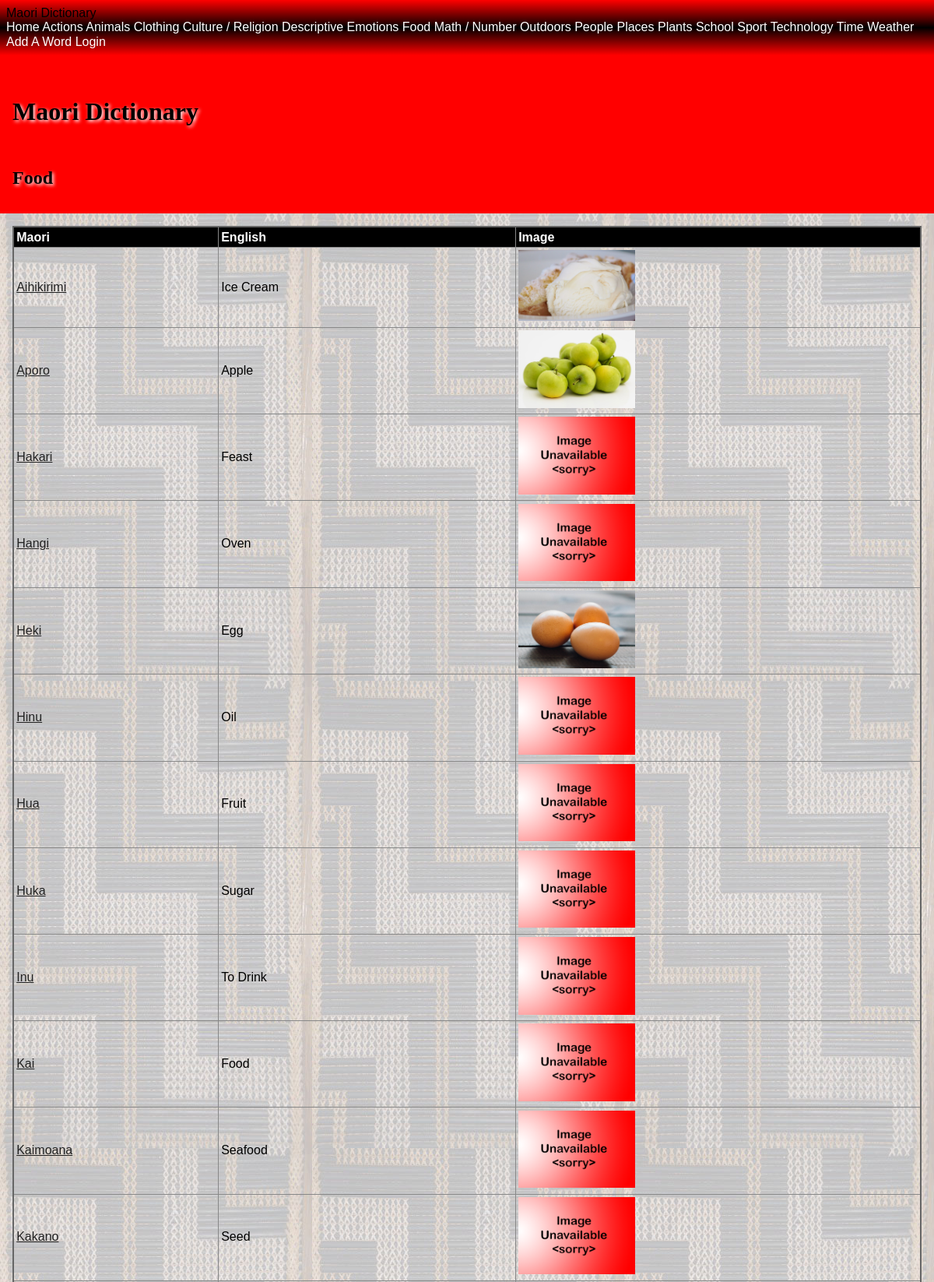
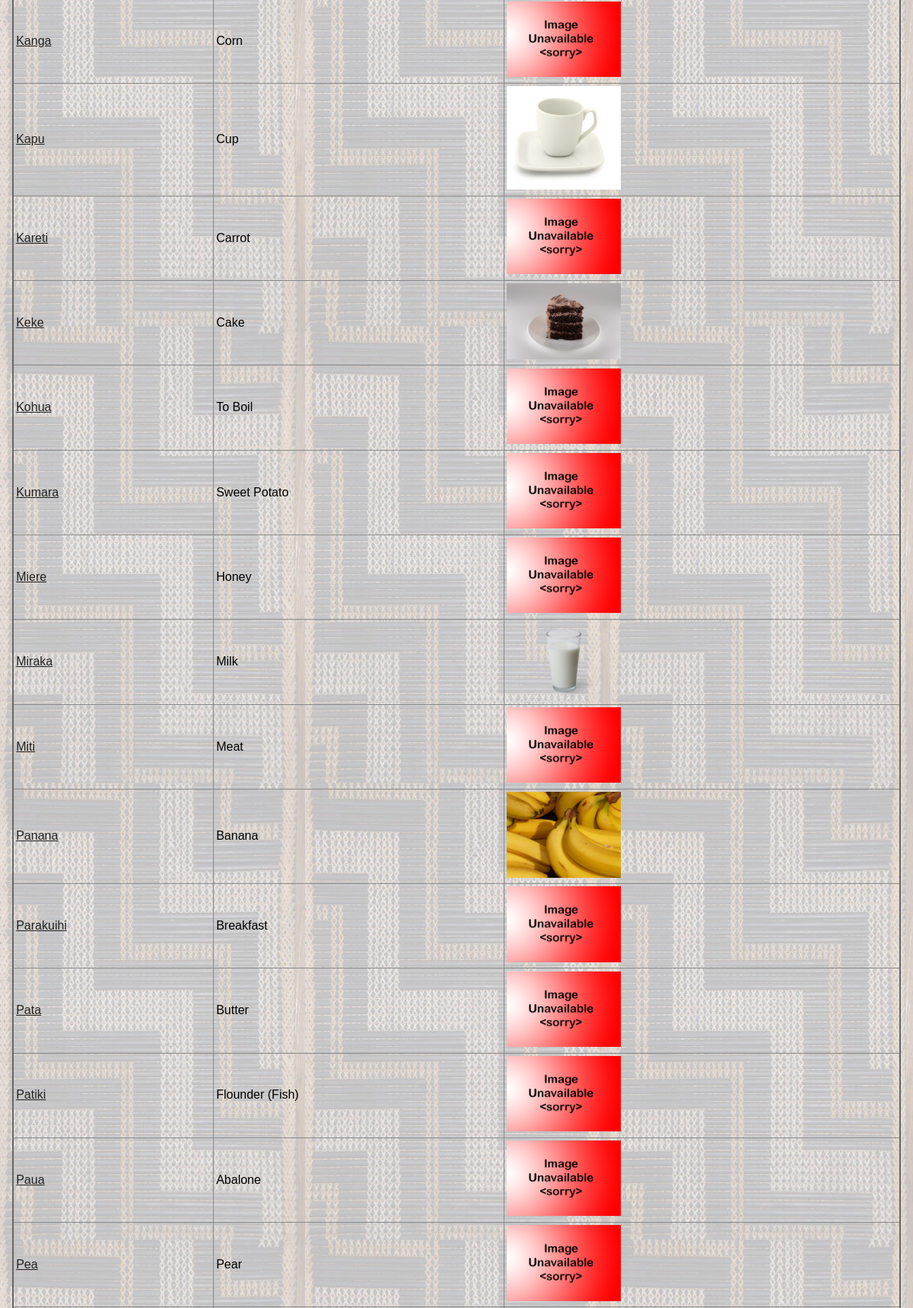
/category/food (upper part), run on the app's committed database (2 pictures, top to bottom).
### tables this page shows
CREATE TABLE "maori_words"
(
    id             integer      not null
        primary key autoincrement,
    english_name   varchar(60)  not null,
    created_by     integer      not null
        references people
            on update restrict on delete restrict,
    created_at     datetime     not null,
    maori_name     varchar(60)  not null,
    category       varchar(60)  not null,
    level          integer      not null,
    definition     varchar(200) not null,
    image_filename varchar(60)
);

### app.py (the view)
@app.route('/category/<category_name>')
def site_category(category_name):
    category_name = category_name.replace("|", "/")
    query = "SELECT maori_name, english_name, definition, level, created_by, created_at, image_filename \
            FROM maori_words WHERE lower(category) = ?"
    con = create_connection(DATABASE)
    cur = con.cursor()
    cur.execute(query, (category_name.lower(),))
    maori_names = cur.fetchall()
    con.close()
    if maori_names == []:
        return redirect('/')
    return render_template("category.html", logged_in=is_logged_in(), categories=get_categories(),
                           category_name=category_name, maori_names=maori_names, is_a_teacher=is_a_teacher())

### app.py (called while the page is built)
def create_connection(db_file):
    try:
        connection = sqlite3.connect(db_file)
        return connection
    except Error as e:
        print(e)
    return None

def is_logged_in():
    if session.get("email") is None:
        print("not logged in")
        return False
    else:
        print("logged in")
        return True

def is_a_teacher():
    if session.get("type") == 'teacher':
        print("is teacher")
        return True
    else:
        print("is not teacher")
        return False

def get_categories():
    query = 'SELECT distinct lower(category) FROM maori_words'
    con = create_connection(DATABASE)
    cur = con.cursor()
    cur.execute(query)
    category_list = cur.fetchall()
    con.close()
    return category_list

### templates/category.html
{% extends 'base.html' %}
{% block pageheading %}
{{category_name.title()}}
{% endblock %}
{% block main %}
<table>
    <tr>
        <th>Maori</th>
        <th>English</th>
        <th>Image</th>
        </tr>
        <tbody>
            {% for maori_name in maori_names %}
                <tr>
                    <td><a href='/category/{{ category_name.lower().replace("/", "|") }}/{{ maori_name[0].lower() }}'>{{ maori_name[0].title() }}</a></td>
                    <td>{{ maori_name[1].title() }}</td>
                    {% if maori_name[6] %}
                        <td><img src='/static/images/{{ maori_name[6] }}' style="width: 150px"></td>
                    {% else %}
                        <td><img src='/static/images/noimage.png' style="width: 150px"></td>
                    {% endif %}
                </tr>
            {% endfor %}
        </tbody>
    </table>
{% endblock %}

### static/style.css (style rules this page uses)
* { font-family: Comfortaa, sans-serif; margin: 0; padding: 0; box-sizing: border-box; }
a { color: #222; }
img { width: 100%; }
table { width: 100%; border: 2px solid #666; border-collapse: collapse; }
th, td { border: 1px solid #888; padding: 0.2rem; text-align: left; }
th { background-color: #000; color: #fff; }

### data on the page
maori_words: maori_name "Aihikirimi", english_name "Ice Cream", image_filename (picture)
maori_words: maori_name "Aporo", english_name "Apple", image_filename (picture)
maori_words: maori_name "Hakari", english_name "Feast"
maori_words: maori_name "Hangi", english_name "Oven"
maori_words: maori_name "Heki", english_name "Egg", image_filename (picture)
maori_words: maori_name "Hinu", english_name "Oil"
maori_words: maori_name "Hua", english_name "Fruit"
maori_words: maori_name "Huka", english_name "Sugar"
maori_words: maori_name "Inu", english_name "To Drink"
maori_words: maori_name "Kai", english_name "Food"
maori_words: maori_name "Kaimoana", english_name "Seafood"
maori_words: maori_name "Kakano", english_name "Seed"
maori_words: maori_name "Kanga", english_name "Corn"
maori_words: maori_name "Kapu", english_name "Cup", image_filename (picture)
maori_words: maori_name "Kareti", english_name "Carrot"
maori_words: maori_name "Keke", english_name "Cake", image_filename (picture)
maori_words: maori_name "Kohua", english_name "To Boil"
maori_words: maori_name "Kumara", english_name "Sweet Potato"
maori_words: maori_name "Miere", english_name "Honey"
maori_words: maori_name "Miraka", english_name "Milk", image_filename (picture)
maori_words: maori_name "Miti", english_name "Meat"
maori_words: maori_name "Panana", english_name "Banana", image_filename (picture)
maori_words: maori_name "Parakuihi", english_name "Breakfast"
maori_words: maori_name "Pata", english_name "Butter"
maori_words: maori_name "Patiki", english_name "Flounder (Fish)"
maori_words: maori_name "Paua", english_name "Abalone"
maori_words: maori_name "Pea", english_name "Pear"

### other printed values
{{ category[0].title() }} "Actions" "Animals" "Clothing" "Culture / Religion" "Descriptive" "Emotions" "Food" "Math / Number" "Outdoors" "People" "Places" "Plants" "School" "Sport" "Technology" "Time" "Weather"
{{ category_name.title() }} "Food"
